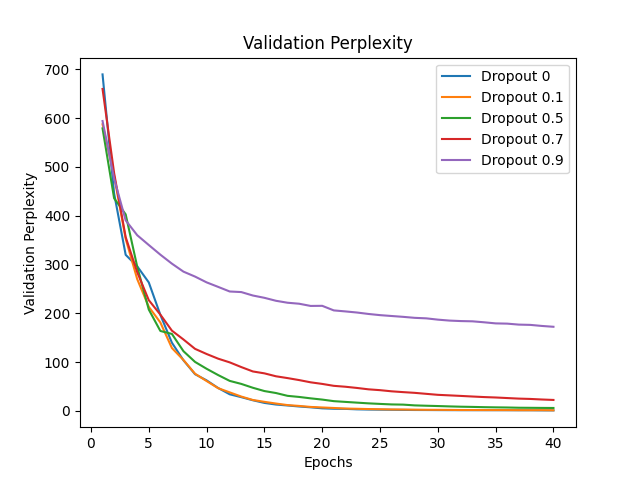

Source code (Python):
import pandas as pd
import matplotlib.pyplot as plt

valid_ppl_df = pd.read_excel('MT_Validation_ppl.xlsx', sheet_name='Validation Perplexity')

x = valid_ppl_df['Validation Perplexity']
y1 = valid_ppl_df['Dropout 0']
y2 = valid_ppl_df['Dropout 0.1']
y3 = valid_ppl_df['Dropout 0.5']
y4 = valid_ppl_df['Dropout 0.7']
y5 = valid_ppl_df['Dropout 0.9']

plt.plot(x, y1, label='Dropout 0')
plt.plot(x, y2, label='Dropout 0.1')
plt.plot(x, y3, label='Dropout 0.5')
plt.plot(x, y4, label='Dropout 0.7')
plt.plot(x, y5, label='Dropout 0.9')

plt.title('Validation Perplexity')
plt.xlabel('Epochs')
plt.ylabel('Validation Perplexity')
plt.legend()
plt.show()
